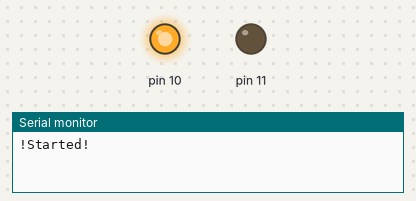
Recording of a sketch running on a simulated Arduino Uno, built with avr-gcc and run on an emulated ATmega328P. On the bench: output pins drawn as LEDs (lit = HIGH), the last lines printed to the serial monitor.

Above: at 0.15 s.
At 4.74 s:
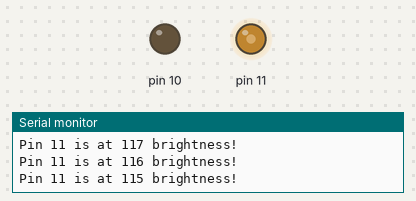
At 17.36 s:
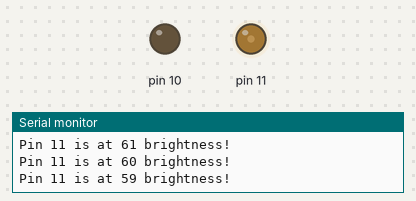
At 39.5 s:
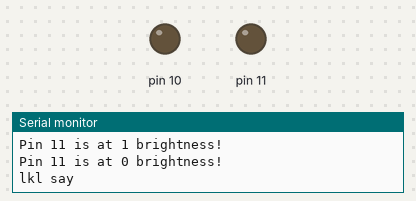
Timing chart, 0 to 40.0 s (numbered marks = the images above):
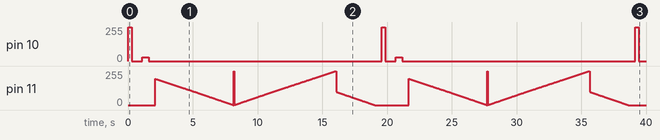

Measured:
- by itself, pin 10: repeats every 19.6 s: 0/255 0.80 s, 30/255 0.50 s, 0/255 18.0 s, 255/255 0.30 s

The sketch:

test_lib2.ino
```cpp
#include "Led.h"

LedLib leds1(10, false);  // pin, if debug info
LedLib led2(11, true);    // pin, if debug info

void setup()
{
  leds1.start_db(9600);    // start leds1 debug with baud rate of 9600
  led2.start_db();         // start led2  debug with baud rate of default = 9600
}

void loop()
{
  leds1.blk(300);             // led blink funktion
  delay(500);
  leds1.on(30);               // pwm pin on 30
  delay(500);
  leds1.off();                // turns led off
  delay(500);
  led2.fade(200, 2, false);   // fades led from 200 to 0
  led2.fade(0, 1, true);      // fades led from 0 to 255
  led2.fade(100, 5, false);   // fades led from 100 to 0
  led2.say();                 // test with a function in a function
  delay(500);
}
```

Led.cpp
```cpp
#include "Led.h"

LedLib::LedLib(int _pin, bool db){
  pin = _pin;
  _debug = db;
}

void LedLib::say(){
  LedLib::lkl();
  Serial.println("say");
}

void LedLib::lkl(){
  Serial.print("lkl ");
}

void LedLib::start_db(int baud){
  if( _debug){
    Serial.begin(baud);
    Serial.println("!Started!");
  }
}

void LedLib::on(int a){
  if( _debug){
    Serial.print("Pin ");
    Serial.print(pin);
    Serial.print(" is at ");
    Serial.print(a);
    Serial.println(" brightness!");
  }
  analogWrite(pin, a);
}

void LedLib::off(){
  if( _debug){
    Serial.print("Pin");
    Serial.print(pin);
    Serial.println(" is low");
   }
  digitalWrite(pin, LOW);
}

void LedLib::fade(int am, int dl, bool tf){
  pinMode(pin, OUTPUT);
  int i = am -1;
  if(tf){
   for (i; i <= 255; i++){
    analogWrite(pin, i);
    delay(dl);
    if( _debug){
    Serial.print("Pin ");
    Serial.print(pin);
    Serial.print(" is at ");
    Serial.print(i);
    Serial.println(" brightness!");
      }
    }
  }
  else{
    for (i; i >= 0; i--){
    analogWrite(pin, i);
    delay(dl);
    if( _debug){
    Serial.print("Pin ");
    Serial.print(pin);
    Serial.print(" is at ");
    Serial.print(i);
    Serial.println(" brightness!");
      }
    }
  }
}

void LedLib::blk(int dlt) {
  pinMode(pin, OUTPUT);
  digitalWrite(pin, HIGH);
  if( _debug){
    Serial.print("Pin ");
    Serial.print(pin);
    Serial.println(" is high");
    }
  delay(dlt);
  digitalWrite(pin, LOW);
  if( _debug){
    Serial.print("Pin ");
    Serial.print(pin);
    Serial.println(" is low");
   }
  delay(dlt);
}
```

Led.h
```cpp
#ifndef tl
#define tl
#include "Arduino.h"

class LedLib {
  public:
    // Constructor
    LedLib(int _pin, bool db);
    int pin;

    // Methods
    void blk(int dlt);
    void start_db(int baud = 9600);
    bool _debug;
    void on(int a);
    void off();
    void fade(int am, int dl, bool tf);
    void say();

  private:

    void lkl();

};
#endif
```
